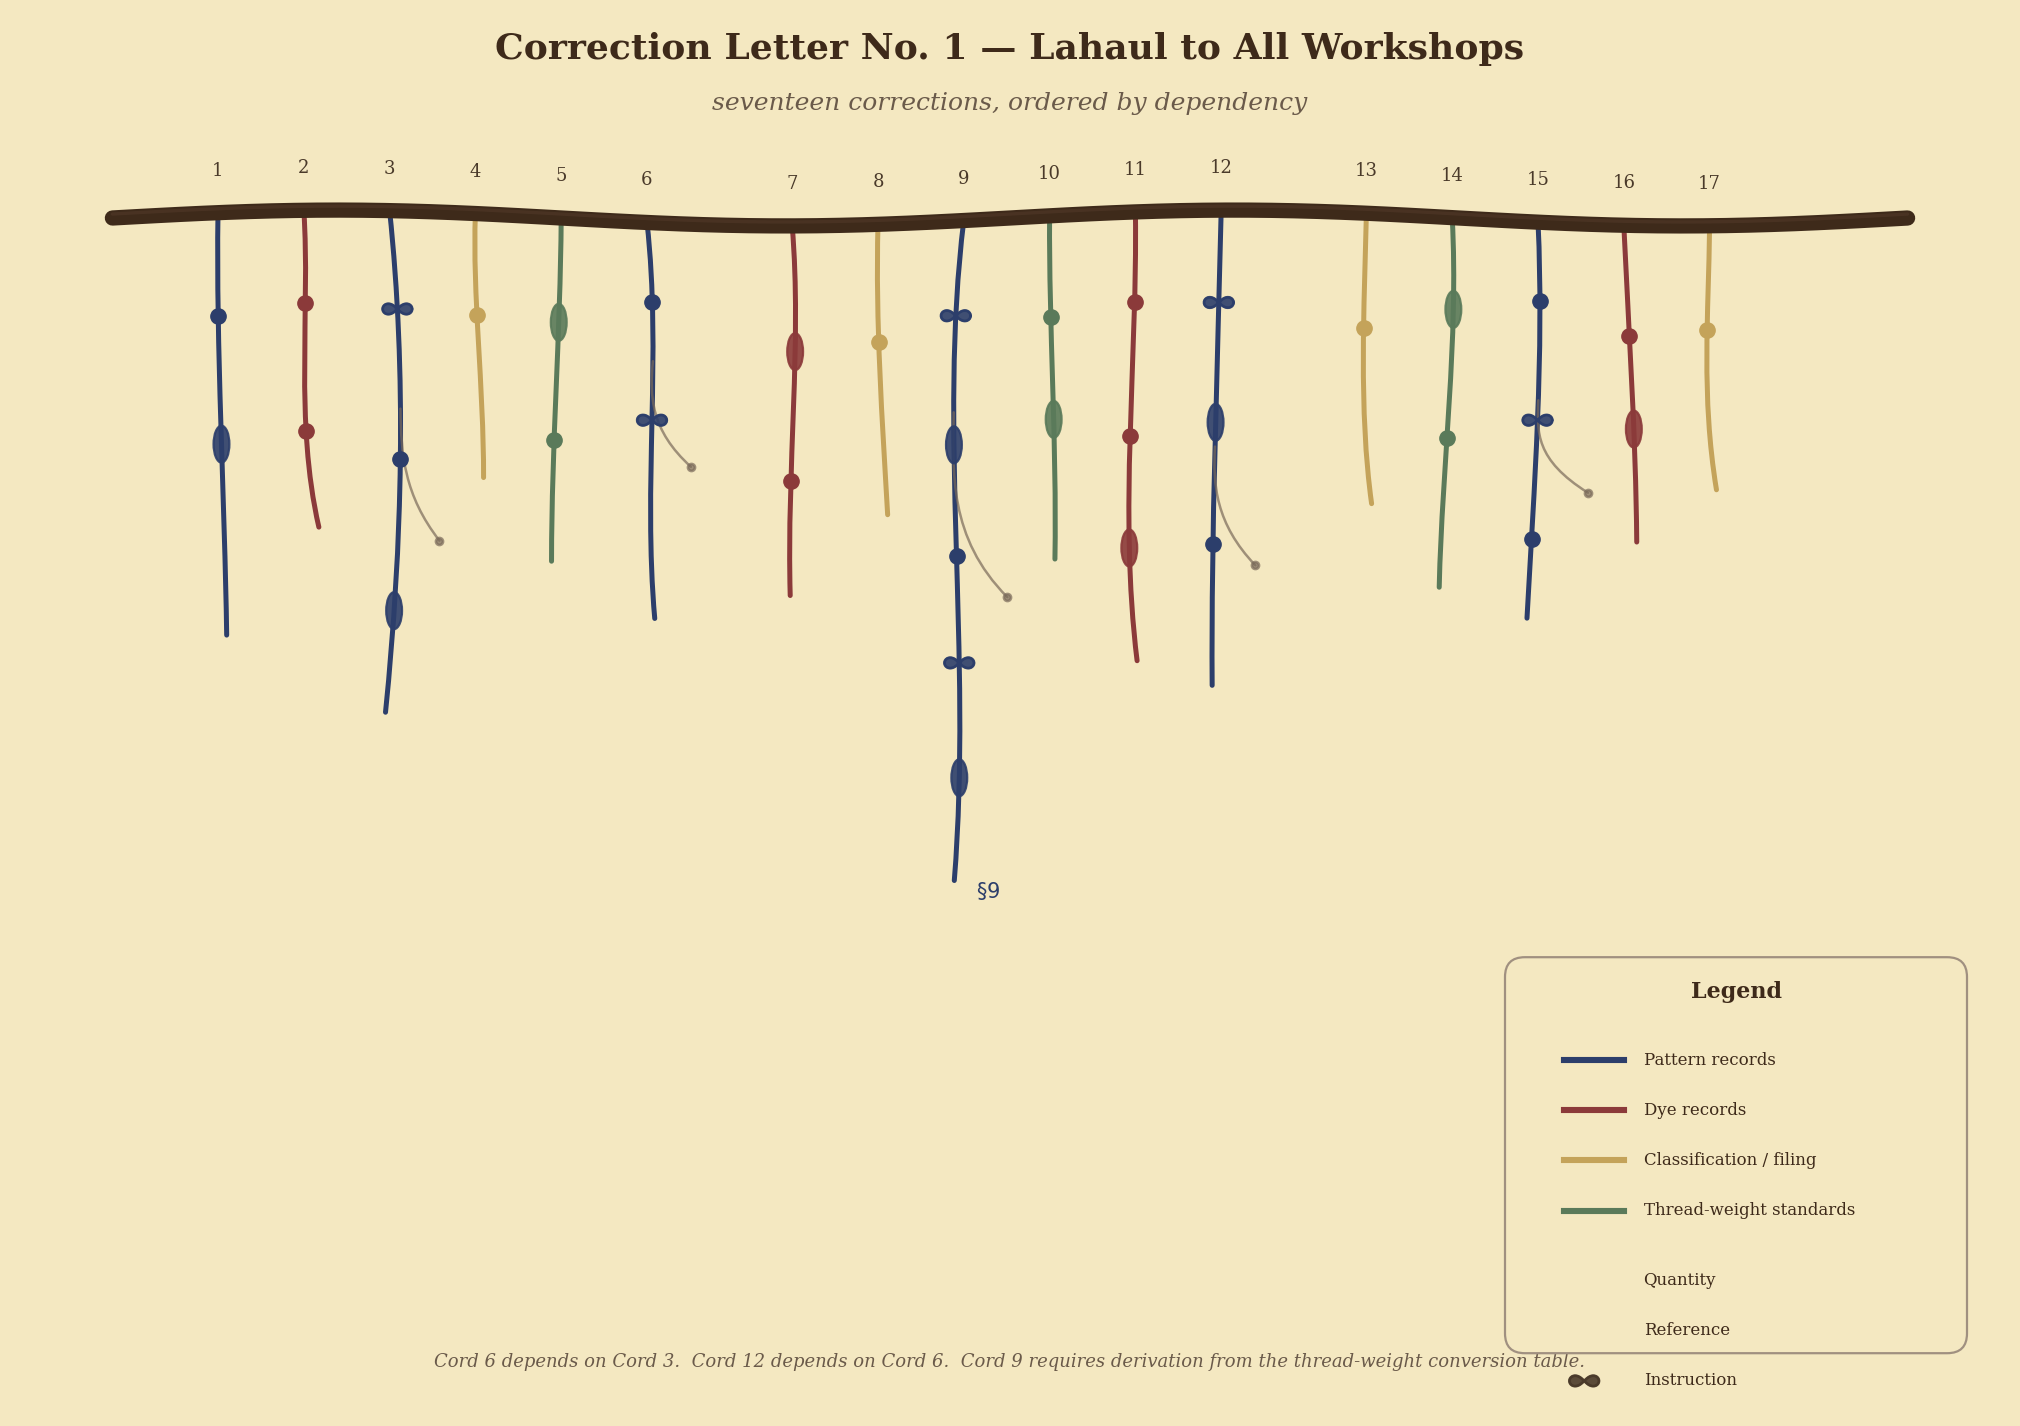

Reproduce this figure in Python.
#!/usr/bin/env python3
"""
Correction Letter No. 1 — Lahaul to All Workshops
A knotted cord diagram in the notation of the Guild of Thread Walkers.

Generates a museum-style illustration of a khipu-inspired correction letter
encoding seventeen corrections as pendant cords hung from a primary cord.

Usage:
    uv run --with matplotlib --with numpy python3 cord-correction-letter.py
"""

import numpy as np
import matplotlib
matplotlib.use("Agg")
import matplotlib.pyplot as plt
from matplotlib.patches import FancyBboxPatch, Ellipse
from matplotlib.path import Path
import matplotlib.patches as mpatches
from pathlib import Path as FSPath

# ---------------------------------------------------------------------------
# Configuration
# ---------------------------------------------------------------------------
PARCHMENT = "#f4e8c1"
PRIMARY_CORD_COLOR = "#3e2a1a"
COLORS = {
    "pattern":  "#2c3e6b",   # dark indigo
    "dye":      "#8b3a3a",   # madder red
    "filing":   "#c4a35a",   # ochre
    "weight":   "#5a7a5a",   # sage green
}

# Category assignment for each of the 17 pendant cords (0-indexed internally)
CATEGORIES = [
    "pattern", "dye",    "pattern", "filing",  "weight", "pattern",   # 1-6
    "dye",    "filing",  "pattern", "weight",  "dye",    "pattern",   # 7-12
    "filing", "weight",  "pattern", "dye",     "filing",              # 13-17
]

# Pendant cord lengths (visual complexity proxy)
LENGTHS = [
    3.2, 2.4, 3.8, 2.0, 2.6, 3.0,
    2.8, 2.2, 5.0, 2.6, 3.4, 3.6,
    2.2, 2.8, 3.0, 2.4, 2.0,
]

# Knot specifications per cord: list of (relative_position, knot_type)
#   relative_position in [0, 1] along the cord length
#   knot_type: "overhand" | "long" | "figure8"
KNOTS = [
    [(0.25, "overhand"), (0.55, "long")],
    [(0.3, "overhand"), (0.7, "overhand")],
    [(0.2, "figure8"), (0.5, "overhand"), (0.8, "long")],
    [(0.4, "overhand")],
    [(0.3, "long"), (0.65, "overhand")],
    [(0.2, "overhand"), (0.5, "figure8")],
    [(0.35, "long"), (0.7, "overhand")],
    [(0.4, "overhand")],
    [(0.15, "figure8"), (0.35, "long"), (0.52, "overhand"),           # cord 9 — complex
     (0.68, "figure8"), (0.85, "long")],
    [(0.3, "overhand"), (0.6, "long")],
    [(0.2, "overhand"), (0.5, "overhand"), (0.75, "long")],
    [(0.2, "figure8"), (0.45, "long"), (0.7, "overhand")],
    [(0.4, "overhand")],
    [(0.25, "long"), (0.6, "overhand")],
    [(0.2, "overhand"), (0.5, "figure8"), (0.8, "overhand")],
    [(0.35, "overhand"), (0.65, "long")],
    [(0.4, "overhand")],
]

# Which cords have subsidiary (difficulty) cords: (attach_frac, sub_length)
SUBSIDIARIES = {
    2:  (0.40, 1.0),
    5:  (0.35, 0.8),
    8:  (0.30, 1.4),   # cord 9 — extra annotation
    11: (0.50, 0.9),
    14: (0.45, 0.7),
}

rng = np.random.default_rng(42)

# ---------------------------------------------------------------------------
# Drawing helpers
# ---------------------------------------------------------------------------

def wavy_cord(ax, x0, y0, x1, y1, color, lw=2.0, alpha=1.0):
    """Draw an organic, slightly wavy cord between two points using a cubic Bezier."""
    dx = x1 - x0
    dy = y1 - y0
    length = np.hypot(dx, dy)
    # lateral wobble proportional to length
    wobble = length * 0.04
    mid_y = (y0 + y1) / 2.0
    ctrl1_x = x0 + rng.uniform(-wobble, wobble)
    ctrl1_y = y0 + (y1 - y0) * 0.33 + rng.uniform(-wobble * 0.5, wobble * 0.5)
    ctrl2_x = x0 + rng.uniform(-wobble, wobble)
    ctrl2_y = y0 + (y1 - y0) * 0.66 + rng.uniform(-wobble * 0.5, wobble * 0.5)
    verts = [(x0, y0), (ctrl1_x, ctrl1_y), (ctrl2_x, ctrl2_y), (x1, y1)]
    codes = [Path.MOVETO, Path.CURVE4, Path.CURVE4, Path.CURVE4]
    path = Path(verts, codes)
    patch = mpatches.PathPatch(path, facecolor="none", edgecolor=color,
                               lw=lw, capstyle="round", alpha=alpha)
    ax.add_patch(patch)
    return verts


def point_on_bezier(verts, t):
    """Evaluate a cubic Bezier at parameter t in [0,1]."""
    p0, p1, p2, p3 = [np.array(v) for v in verts]
    return ((1 - t)**3 * p0 + 3*(1 - t)**2 * t * p1 +
            3*(1 - t) * t**2 * p2 + t**3 * p3)


def draw_overhand_knot(ax, x, y, color):
    """Small filled circle — simple overhand knot."""
    ax.plot(x, y, "o", color=color, markersize=5.5, zorder=5,
            markeredgecolor=color, markeredgewidth=0.5)


def draw_long_knot(ax, x, y, color):
    """Elongated bump — an ellipse along the cord."""
    e = Ellipse((x, y), width=0.12, height=0.28, angle=0,
                facecolor=color, edgecolor=color, lw=0.8, zorder=5, alpha=0.9)
    ax.add_patch(e)


def draw_figure8_knot(ax, x, y, color):
    """Small figure-eight / infinity shape."""
    r = 0.07
    theta = np.linspace(0, 2 * np.pi, 60)
    # lemniscate of Bernoulli (figure-8 curve), scaled
    denom = 1 + np.sin(theta)**2
    fx = r * 1.6 * np.cos(theta) / denom + x
    fy = r * 1.6 * np.cos(theta) * np.sin(theta) / denom + y
    ax.fill(fx, fy, color=color, zorder=5, alpha=0.9)
    ax.plot(fx, fy, color=color, lw=0.7, zorder=6)


KNOT_DRAWERS = {
    "overhand": draw_overhand_knot,
    "long":     draw_long_knot,
    "figure8":  draw_figure8_knot,
}


# ---------------------------------------------------------------------------
# Main figure
# ---------------------------------------------------------------------------

fig, ax = plt.subplots(figsize=(14, 9))
fig.set_facecolor(PARCHMENT)
ax.set_facecolor(PARCHMENT)
ax.set_xlim(-0.5, 14.5)
ax.set_ylim(-8.5, 2.0)
ax.set_aspect("equal")
ax.axis("off")

# --- Primary cord ---
primary_y = 0.5
# Draw it as a thick wavy line across the top
n_seg = 80
px = np.linspace(0.2, 13.8, n_seg)
py = primary_y + 0.06 * np.sin(np.linspace(0, 4 * np.pi, n_seg))
ax.plot(px, py, color=PRIMARY_CORD_COLOR, lw=5.5, solid_capstyle="round", zorder=3)
# A thinner highlight to suggest twist
ax.plot(px, py + 0.03, color="#5a4030", lw=1.2, solid_capstyle="round",
        alpha=0.4, zorder=4)

# --- Pendant cord positions (with grouping gaps) ---
def pendant_x_positions(n=17):
    """Compute x positions for n pendant cords with gaps between groups 1-6, 7-12, 13-17."""
    positions = []
    spacing = 0.65
    gap = 0.45
    x = 1.0
    for i in range(n):
        positions.append(x)
        x += spacing
        if i == 5 or i == 11:   # after cord 6, after cord 12
            x += gap
    return positions

x_positions = pendant_x_positions()

# --- Draw pendant cords, knots, labels ---
for i in range(17):
    x0 = x_positions[i]
    y0 = np.interp(x0, px, py)  # attach to primary cord
    cat = CATEGORIES[i]
    color = COLORS[cat]
    length = LENGTHS[i]
    y1 = y0 - length

    # slight sway — offset bottom x
    sway = rng.uniform(-0.12, 0.12)
    x1 = x0 + sway

    # draw pendant cord
    verts = wavy_cord(ax, x0, y0, x1, y1, color, lw=1.8)

    # cord number label above
    ax.text(x0, y0 + 0.25, str(i + 1), ha="center", va="bottom",
            fontsize=6.5, fontfamily="serif", color="#4a3a2a", zorder=7)

    # knots
    for (frac, ktype) in KNOTS[i]:
        pt = point_on_bezier(verts, frac)
        KNOT_DRAWERS[ktype](ax, pt[0], pt[1], color)

    # subsidiary cord
    if i in SUBSIDIARIES:
        attach_frac, sub_len = SUBSIDIARIES[i]
        attach_pt = point_on_bezier(verts, attach_frac)
        sub_x1 = attach_pt[0] + rng.uniform(0.25, 0.45)
        sub_y1 = attach_pt[1] - sub_len
        sub_color = "#7a6a5a"   # muted brown for difficulty annotation
        wavy_cord(ax, attach_pt[0], attach_pt[1], sub_x1, sub_y1,
                  sub_color, lw=0.9, alpha=0.7)
        # small terminal knot on subsidiary
        ax.plot(sub_x1, sub_y1, "o", color=sub_color, markersize=2.5,
                zorder=5, alpha=0.7)

    # special annotation for cord 9
    if i == 8:
        bottom_pt = point_on_bezier(verts, 0.97)
        ax.text(bottom_pt[0] + 0.15, bottom_pt[1] - 0.15, r"$\S 9$",
                ha="left", va="top", fontsize=7.5, fontfamily="serif",
                fontstyle="italic", color="#2c3e6b", zorder=7)

# --- Title and subtitle ---
ax.text(7.0, 1.65, "Correction Letter No. 1 \u2014 Lahaul to All Workshops",
        ha="center", va="bottom", fontsize=13, fontfamily="serif",
        fontweight="bold", color="#3e2a1a")
ax.text(7.0, 1.28, "seventeen corrections, ordered by dependency",
        ha="center", va="bottom", fontsize=9, fontfamily="serif",
        fontstyle="italic", color="#6a5a4a")

# --- Footnote ---
footnote = ("Cord 6 depends on Cord 3.  Cord 12 depends on Cord 6.  "
            "Cord 9 requires derivation from the thread-weight conversion table.")
ax.text(7.0, -8.1, footnote, ha="center", va="top", fontsize=6.5,
        fontfamily="serif", color="#6a5a4a", fontstyle="italic")

# --- Legend (bottom right) ---
legend_x, legend_y = 11.2, -5.4
# background box
legend_bg = FancyBboxPatch((legend_x - 0.3, legend_y - 2.55), 3.2, 2.7,
                           boxstyle="round,pad=0.15", facecolor=PARCHMENT,
                           edgecolor="#a09080", lw=0.8, zorder=6)
ax.add_patch(legend_bg)

ax.text(legend_x + 1.3, legend_y - 0.05, "Legend", ha="center", va="bottom",
        fontsize=8, fontfamily="serif", fontweight="bold", color="#3e2a1a", zorder=7)

# Cord colour legend
dy = -0.38
colour_items = [
    ("Pattern records",         COLORS["pattern"]),
    ("Dye records",             COLORS["dye"]),
    ("Classification / filing", COLORS["filing"]),
    ("Thread-weight standards", COLORS["weight"]),
]
for j, (label, col) in enumerate(colour_items):
    yy = legend_y + dy * (j + 1) - 0.1
    ax.plot([legend_x, legend_x + 0.45], [yy, yy], color=col, lw=2.2, zorder=7)
    ax.text(legend_x + 0.6, yy, label, va="center", fontsize=6,
            fontfamily="serif", color="#3e2a1a", zorder=7)

# Knot type legend
knot_label_y = legend_y + dy * 5 - 0.25
knot_items = [
    ("overhand", "Quantity",    draw_overhand_knot),
    ("long",     "Reference",   draw_long_knot),
    ("figure8",  "Instruction", draw_figure8_knot),
]
for j, (ktype, label, drawer) in enumerate(knot_items):
    yy = knot_label_y + dy * j
    drawer(ax, legend_x + 0.15, yy, "#4a3a2a")
    ax.text(legend_x + 0.6, yy, label, va="center", fontsize=6,
            fontfamily="serif", color="#3e2a1a", zorder=7)

# ---------------------------------------------------------------------------
# Save
# ---------------------------------------------------------------------------
out_dir = FSPath(__file__).parent
for ext in ("pdf", "png"):
    out = out_dir / f"cord-correction-letter.{ext}"
    fig.savefig(out, bbox_inches="tight", dpi=200, facecolor=fig.get_facecolor())
    print(f"Saved: {out}")
plt.close(fig)
